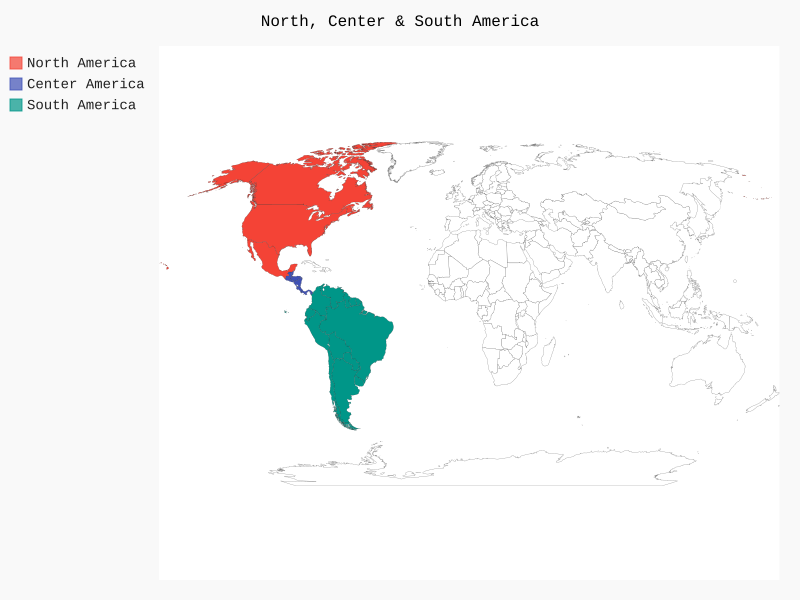

This figure's Python source:
from pygal.maps.world import World

wm = World()
wm.title = "North, Center & South America"

wm.add('North America', ['ca', 'mx', 'us'])
wm.add('Center America', ['bz', 'cr', 'gt', 'hn', 'ni', 'pa', 'sv'])
wm.add('South America', ['ar', 'bo', 'br', 'cl', 'co', 'ec', 'gf',
'gy', 'pe', 'py', 'sr', 'uy', 've'])

wm.render_to_file('americas.svg')
